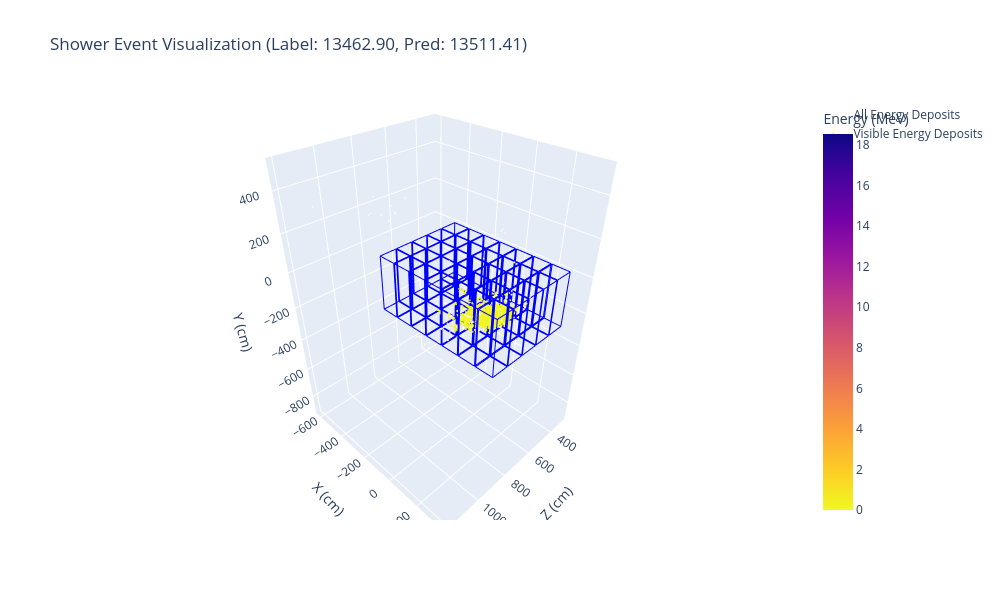

This figure's notebook cell:
### Code cell
import plotly.graph_objects as go
import yaml
import numpy as np

# Load YAML config
with open('./configs/NDLAr_sheep.yaml', 'r') as f:
    config = yaml.safe_load(f)

regions = config['default']['detector_active_regions']

fig = go.Figure()

# Color palette
colors = [
    'red', 'green', 'blue', 'yellow', 'magenta', 'cyan',
    'orange', 'purple', 'teal', 'pink', 'brown', 'gray',
]

for idx, region in enumerate(regions):
    min_corner = np.array(region[0])
    max_corner = np.array(region[1])
    
    # 8 vertices of the box
    vertices = np.array([
        min_corner,
        [max_corner[0], min_corner[1], min_corner[2]],
        [max_corner[0], max_corner[1], min_corner[2]],
        [min_corner[0], max_corner[1], min_corner[2]],
        [min_corner[0], min_corner[1], max_corner[2]],
        [max_corner[0], min_corner[1], max_corner[2]],
        max_corner,
        [min_corner[0], max_corner[1], max_corner[2]],
    ])
    
    # 12 edges
    edges = [
        (0, 1), (1, 2), (2, 3), (3, 0),  # bottom
        (4, 5), (5, 6), (6, 7), (7, 4),  # top
        (0, 4), (1, 5), (2, 6), (3, 7),  # vertical
    ]
    
    color = 'blue'  #colors[idx % len(colors)]
    
    for v1, v2 in edges:
        p1, p2 = vertices[v1], vertices[v2]
        fig.add_trace(go.Scatter3d(
            showlegend=False,
            x=[p1[2], p2[2]],
            y=[p1[0], p2[0]],
            z=[p1[1], p2[1]],
            mode='lines',
            line=dict(color=color, width=2),
            hoverinfo='skip'
        ))
# all transformed points
fig.add_trace(go.Scatter3d(
    x=all_transformed[:, 2],
    y=all_transformed[:, 0],
    z=all_transformed[:, 1],
    mode='markers',
    marker=dict(
        size=1,
        color=all_energy,
        colorscale='RdPu',
        showscale=False  # turn off colorbar for this trace
    ),
    name='All Energy Deposits',
))

# visible points
fig.add_trace(go.Scatter3d(
    x=visible_points[:, 2],
    y=visible_points[:, 0],
    z=visible_points[:, 1],
    mode='markers',
    marker=dict(
        size=1,
        color=visible_energy,  # values for color scale
        colorscale='Plasma_r',  # or 'Hot', 'Jet', 'Plasma', 'Inferno', etc.
        showscale=True,
        colorbar=dict(title='Energy (MeV)')
    ),
    name='Visible Energy Deposits',
))

fig.update_layout(
    showlegend=True,
    title=f'Shower Event Visualization (Label: {label:.2f}, Pred: {pred:.2f})',
    scene=dict(
        xaxis_title='Z (cm)',
        yaxis_title='X (cm)',
        zaxis_title='Y (cm)',
        aspectmode='data',
    ),
    width=1000,
    height=600,
)

fig.show()
